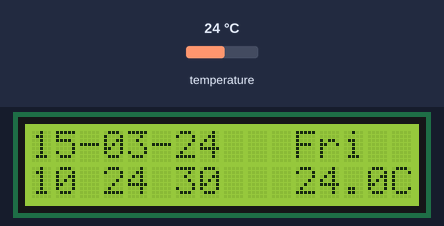
Simulated run of this sketch. Board: Arduino Uno, built with avr-gcc and run on an emulated ATmega328P. Shown: 16×2 character LCD. Inputs (shaded band) come from the test bench; at power-on: temperature 24 °C. The local clock reads 2024-03-15 10:24:30 at power-on unless the sketch sets it.

Above: at 1.2 s.
1.3 s: temperature set to 12 °C
At 2.4 s:
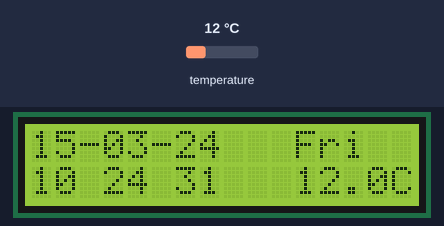
3.5 s: temperature set to 19 °C
At 4.4 s:
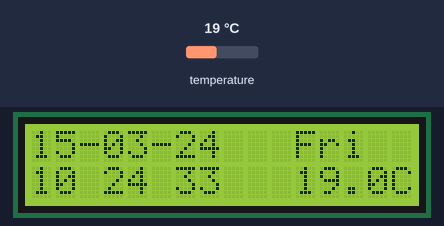
5.0 s: temperature set to 28 °C
At 6.5 s:
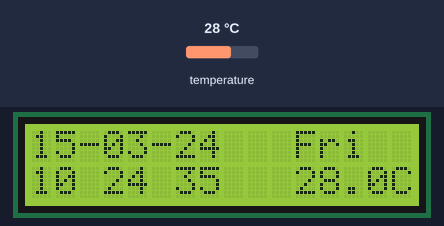
Timing chart, 0 to 8.0 s (numbered marks = the images above; inputs shaded):
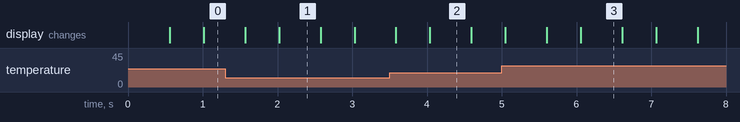

Measured:
- what the display in image 1 shows lasts 0.6 s, from 2.0 s to 2.6 s

The sketch:

ClockCodeYT.ino
```cpp
// (licence header left out)
//Code written by Bhuvan Kumar
///////////////////////////////////////////////////////////////////////////////////////
#include<DS3231.h>
#include<Wire.h>
#include<LiquidCrystal_I2C.h>
LiquidCrystal_I2C lcd(0x27,16,2);
DS3231 rtc;
bool century=false;
bool flag1,flag2;
unsigned long previousTime,currentTime;
const unsigned long delayTime=500;
int counter;
String getDOW()
{
  int x=rtc.getDoW();
  switch(x)
  {
    case 1:
    return "Mon";
    case 2:
    return "Tue";
    case 3:
    return "Wed";
    case 4:
    return "Thu";
    case 5:
    return "Fri";
    case 6:
    return "Sat";
    case 7:
    return "Sun";
    default:
    return "Error";
  }
}
void mainDisplay()
{
  currentTime=millis();
  if(currentTime-previousTime>=delayTime)
  {
    if(counter%2!=0)
    {
      lcd.setCursor(2,1);
      lcd.print(" ");
      lcd.setCursor(5,1);
      lcd.print(" ");
      previousTime=currentTime;
    }
    else
    {
      currentTime=millis();
      lcd.clear();
      if(rtc.getDate()<10)
      {
        lcd.print("0");
        lcd.print(rtc.getDate());
      }
      else
      lcd.print(rtc.getDate());
      lcd.print("-");
      if(rtc.getMonth(century)<10)
      {
        lcd.print("0");
        lcd.print(rtc.getMonth(century));
      }
      else
      lcd.print(rtc.getMonth(century));
      lcd.print("-");
      if(rtc.getYear()<10)
      {
        lcd.print("0");
        lcd.print(rtc.getYear());
      }
      else
      lcd.print(rtc.getYear());
      lcd.print("   ");
      lcd.print(getDOW());
      lcd.setCursor(11,1);
      lcd.print(rtc.getTemperature());
      lcd.setCursor(15,1);
      lcd.print("C");
      lcd.setCursor(0,1);
      if(rtc.getHour(flag1,flag2)<10)
      {
        lcd.print("0");
        lcd.print(rtc.getHour(flag1,flag2));
      }
      else
      lcd.print(rtc.getHour(flag1,flag2));
      lcd.setCursor(2,1);
      lcd.print(":");
      if(rtc.getMinute()<10)
      {
        lcd.print("0");
        lcd.print(rtc.getMinute());
      }
      else
      lcd.print(rtc.getMinute());
      lcd.setCursor(5,1);
      lcd.print(":");
      if(rtc.getSecond()<10)
      {
        lcd.print("0");
        lcd.print(rtc.getSecond());
      }
      else
      lcd.print(rtc.getSecond());
    }
    counter++;
    previousTime=currentTime;
  }
  delay(10);
}
void setup() {
  // put your setup code here, to run once:
  Wire.begin();
  rtc.setClockMode(false);
  lcd.init();
  lcd.backlight();
}

void loop() {
  // put your main code here, to run repeatedly:
  mainDisplay();
}
```
